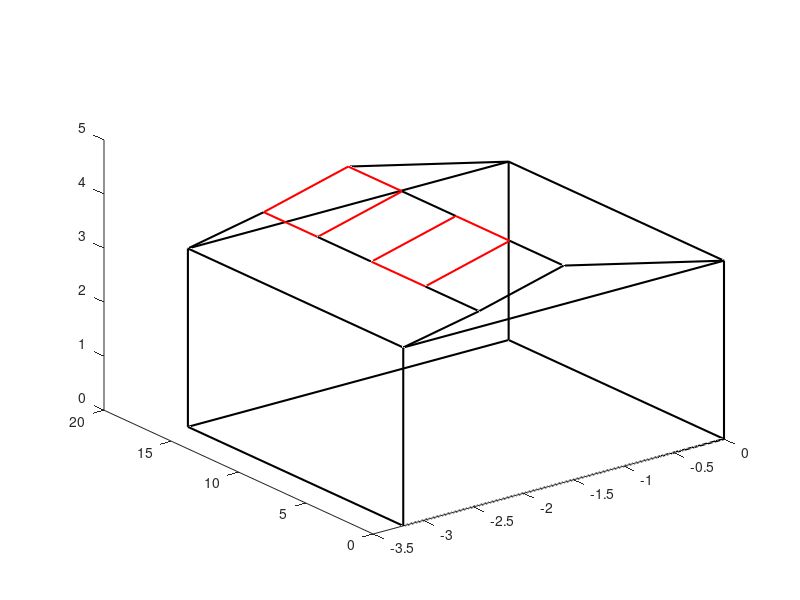

This chart was generated by the following MATLAB code:
function [x,y] = constr_unit_2()
pl_1_2__2 = plot3([0-3.2;3.2-3.2],[0;0],[0;0],'Color','k','LineWidth',1.5);
hold on
pl_1_3__2 = plot3([0-3.2;0-3.2],[0;16],[0;0],'Color','k','LineWidth',1.5);
hold on
pl_2_4__2 = plot3([3.2-3.2;3.2-3.2],[0;16],[0;0],'Color','k','LineWidth',1.5);
hold on
pl_3_4__2 = plot3([0-3.2;3.2-3.2],[16;16],[0;0],'Color','k','LineWidth',1.5);
hold on
pl_1_5__2 = plot3([0-3.2;0-3.2],[0;0],[0;3.3],'Color','k','LineWidth',1.5);
hold on
pl_2_6__2 = plot3([3.2-3.2;3.2-3.2],[0;0],[0;3.3],'Color','k','LineWidth',1.5);
hold on
pl_3_7__2 = plot3([0-3.2;0-3.2],[16;16],[0;3.3],'Color','k','LineWidth',1.5);
hold on
pl_4_8__2 = plot3([3.2-3.2;3.2-3.2],[16;16],[0;3.3],'Color','k','LineWidth',1.5);
hold on
pl_5_6__2 = plot3([0-3.2;3.2-3.2],[0;0],[3.3;3.3],'Color','k','LineWidth',1.5);
hold on
pl_5_7__2 = plot3([0-3.2;0-3.2],[0;16],[3.3;3.3],'Color','k','LineWidth',1.5);
hold on
pl_6_8__2 = plot3([3.2-3.2;3.2-3.2],[0;16],[3.3;3.3],'Color','k','LineWidth',1.5);
hold on
pl_7_8__2 = plot3([0-3.2;3.2-3.2],[16;16],[3.3;3.3],'Color','k','LineWidth',1.5);
hold on
pl_5_9__2 = plot3([0-3.2;0.7561-3.2],[0;0],[3.3;3.5922],'Color','k','LineWidth',1.5);
hold on
pl_9_10__2 = plot3([0.7561-3.2;1.6-3.2],[0;0],[3.5922;4.0124],'Color','k','LineWidth',1.5);
hold on
pl_7_11__2 = plot3([0-3.2;0.7564-3.2],[16;16],[3.3;3.5922],'Color','k','LineWidth',1.5);
hold on
pl_11_12__2 = plot3([0.7564-3.2;1.6-3.2],[16;16],[3.5922;4.0124],'Color','r','LineWidth',1.5);
hold on
pl_9_13__2 = plot3([0.7564-3.2;0.7564-3.2],[0;4],[3.5922;3.5922],'Color','k','LineWidth',1.5);
hold on
pl_13_14__2 = plot3([0.7564-3.2;0.7564-3.2],[4;8],[3.5922;3.5922],'Color','r','LineWidth',1.5);
hold on
pl_14_15__2 = plot3([0.7564-3.2;0.7564-3.2],[8;12],[3.5922;3.5922],'Color','k','LineWidth',1.5);
hold on
pl_15_11__2 = plot3([0.7564-3.2;0.7564-3.2],[12;16],[3.5922;3.5922],'Color','r','LineWidth',1.5);
hold on
pl_10_16__2 = plot3([1.6-3.2;1.6-3.2],[0;4],[4.0124;4.0124],'Color','k','LineWidth',1.5);
hold on
pl_16_17__2 = plot3([1.6-3.2;1.6-3.2],[4;8],[4.0124;4.0124],'Color','r','LineWidth',1.5);
hold on
pl_17_18__2 = plot3([1.6-3.2;1.6-3.2],[8;12],[4.0124;4.0124],'Color','k','LineWidth',1.5);
hold on
pl_18_12__2 = plot3([1.6-3.2;1.6-3.2],[12;16],[4.0124;4.0124],'Color','r','LineWidth',1.5);
hold on
pl_13_16__2 = plot3([0.7564-3.2;1.6-3.2],[4;4],[3.5922;4.0124],'Color','r','LineWidth',1.5);
hold on
pl_14_17__2 = plot3([0.7564-3.2;1.6-3.2],[8;8],[3.5922;4.0124],'Color','r','LineWidth',1.5);
hold on
pl_15_18__2 = plot3([0.7564-3.2;1.6-3.2],[12;12],[3.5922;4.0124],'Color','r','LineWidth',1.5);
hold on
pl_10_6__2 = plot3([1.6-3.2;3.2-3.2],[0;0],[4.0124;3.3],'Color','k','LineWidth',1.5);
hold on
pl_12_8__2 = plot3([1.6-3.2;3.2-3.2],[16;16],[4.0124;3.3],'Color','k','LineWidth',1.5);
end
